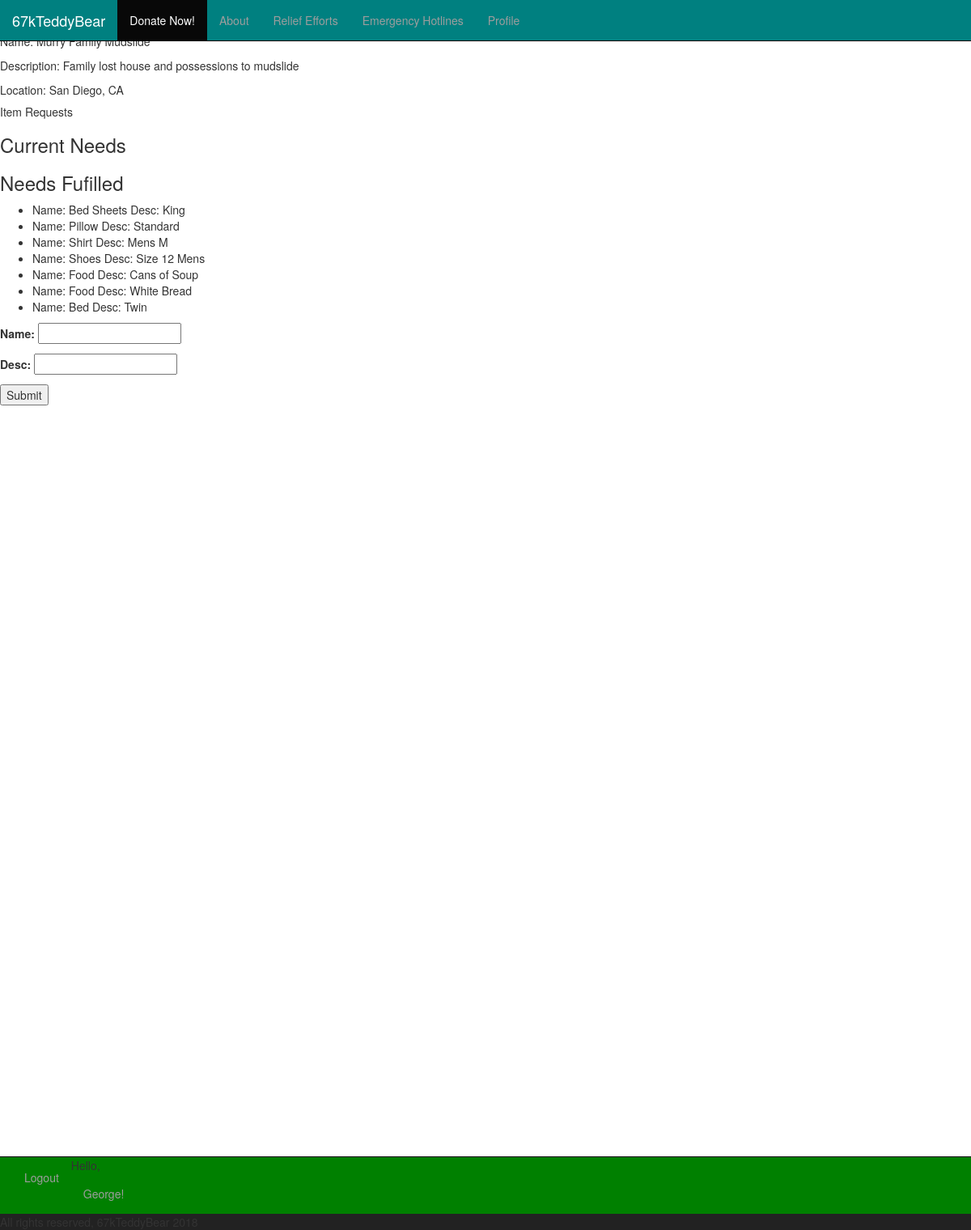
The app's page /2/ (signed in) with its own data.
### main_app/models.py (models this page shows, shortened)
class ReliefEffort(models.Model):
    name = models.CharField(max_length=100)
    desc = models.CharField(max_length=300)
    location = models.CharField(max_length=200)
    created_at = models.DateTimeField(auto_now_add=True)
    updated_at = models.DateTimeField(auto_now=True)
    is_active = models.BooleanField(default=True)
    org_admin_id = models.ForeignKey(OrgAdmin,
    models.SET_NULL,
    blank=True,
    null=True)

class ItemRequest(models.Model):
    name = models.CharField(max_length=40)
    desc = models.CharField(max_length=100)
    is_fulfilled = models.BooleanField(default=False)
    relief_effort_id = models.ForeignKey(ReliefEffort,
    on_delete=models.CASCADE)

class User(AbstractUser):
    username = None
    email = models.EmailField(ugettext_lazy('email address'), unique=True)
    is_donor = models.BooleanField(default=False)
    is_org_admin = models.BooleanField(default=False)
    USERNAME_FIELD = 'email'
    REQUIRED_FIELDS = []
    objects = UserManager()

### main_app/views.py (the view)
# urls.py: url(r'^([0-9]+)/$', show, name = 'show'),
def show(request, relief_effort_id):
    relief_effort = ReliefEffort.objects.get(id=relief_effort_id)
    orgAdmin = str(relief_effort.org_admin_id.user)
    if request.user.is_anonymous:
        currentUser = None
    else:
        currentUser = str(request.user.email)
    current_needs = ItemRequest.objects.filter(relief_effort_id=relief_effort, is_fulfilled=False)
    needs_fulfilled = ItemRequest.objects.filter(relief_effort_id=relief_effort, is_fulfilled=True)
    form = ItemRequestForm()
    return render(request, 'specific-relief.html', {'relief_effort':relief_effort, 'form': form, 'current_needs': current_needs,'needs_fulfilled':needs_fulfilled, 'orgAdmin':orgAdmin, 'currentUser':currentUser})

### main_app/forms.py
class ItemRequestForm(forms.ModelForm):
    class Meta:
        model = ItemRequest
        fields = ['name','desc']

### main_app/templates/specific-relief.html (shortened to what this page needs)
{% extends 'base.html' %}
{% load staticfiles %}
{% block content %}
  <p>Name: {{ relief_effort.name }}</p>
  <p>Description: {{ relief_effort.desc }}</p>
  <p>Location: {{ relief_effort.location }}</p>
  <h5>Item Requests</h5>
  <div class="currentNeeds">
    <h3>Current Needs</h3>
  </div>
  <div class="needsFulfilled">
    <h3>Needs Fufilled</h3>
    <ul class="needsFulfilledList">
    {% for item in needs_fulfilled %}
      <li>Name: {{ item.name }} Desc: {{ item.desc }}</li>
    {% endfor %}
    </ul>
  </div>
  {% if user.is_authenticated %}
    {% if user.is_org_admin %}
      {% if currentUser == orgAdmin %}
    <form action="/{{ relief_effort.id }}/post_item_request/" method="post">
       {{ form.as_p }}
       <input type="submit" value="Submit" />
    </form>
      {% endif %}
    {% endif %}
  {% endif %}
{% endblock %}

### main_app/templates/base.html (shortened to what this page needs)
{% load staticfiles %}
<!DOCTYPE html>
<html lang="en">
  <head>
    <link rel="stylesheet" type="text/css" href="{% static 'css/style.css' %}" />
    <link rel="stylesheet" href="https://maxcdn.bootstrapcdn.com/bootstrap/3.3.7/css/bootstrap.min.css">
  </head>
  <body style="height:1500px">
     <header>
       <nav class="navbar navbar-inverse navbar-fixed-top">
         <div class="container-fluid">
           <div class="navbar-header">
             <a class="navbar-brand" href="/">67kTeddyBear</a>
           </div>
           <ul class="nav navbar-nav">
             <li class="active"><a href="#">Donate Now!</a></li>
             <li><a href="/about">About</a></li>
             <li><a href="/relief_efforts">Relief Efforts</a></li>
             <li><a href="#">Emergency Hotlines</a></li>
             {% if user.is_authenticated %}
                 {% if user.is_donor %}
                   <li><a href='/{{ user.id }}/donor-profile'>Profile</a></li>
                 {% elif user.is_org_admin %}
                   <li><a href='/{{ user.id }}/org-admin-profile'>Profile</a></li>
                 {% endif %}
             {% endif %}
           </ul>
         </div>
       </nav>
     </header>
   {% block content %}
   {% endblock %}
     <footer>
       <nav class="navbar navbar-inverse navbar-fixed-bottom">
         <div class="container-fluid">
           <ul class="nav navbar-nav">
             {% if not user.is_authenticated %}
             <li><a href="/signup_login">Sign Up/Login</a></li>
             {% else %}
             <li><a href='/logout'>Logout</a></li>
             {% endif %}
             {% if user.is_authenticated %}
                 {% if user.is_donor %}
                   <li>Hello, <a href='/{{ user.id }}/donor-profile'>{{ user.first_name }}!</a></li>
                 {% elif user.is_org_admin %}
                   <li>Hello, <a href='/{{ user.id }}/org-admin-profile'>{{ user.first_name}}!</a></li>
                 {% else %}
                   <li>Hello, {{ user.first_name }}!</li>
                 {% endif %}
             {% endif %}
           </ul>
         </div>
         <span>All rights reserved, 67kTeddyBear 2018</span>
       </nav>
     </footer>
   </body>
 </html>

### donationManager/static/css/style.css (style rules this page uses)
header .container-fluid { background-color: teal; }
footer .container-fluid { background-color: green; }

### records on screen
ReliefEffort: name "Murry Family Mudslide", desc "Family lost house and possessions to mudslide", location "San Diego, CA"
ItemRequest: name "Bed Sheets", desc "King"
ItemRequest: name "Pillow", desc "Standard"
ItemRequest: name "Shirt", desc "Mens M"
ItemRequest: name "Shoes", desc "Size 12 Mens"
ItemRequest: name "Food", desc "Cans of Soup"
ItemRequest: name "Food", desc "White Bread"
ItemRequest: name "Bed", desc "Twin"
User: first_name "George"
